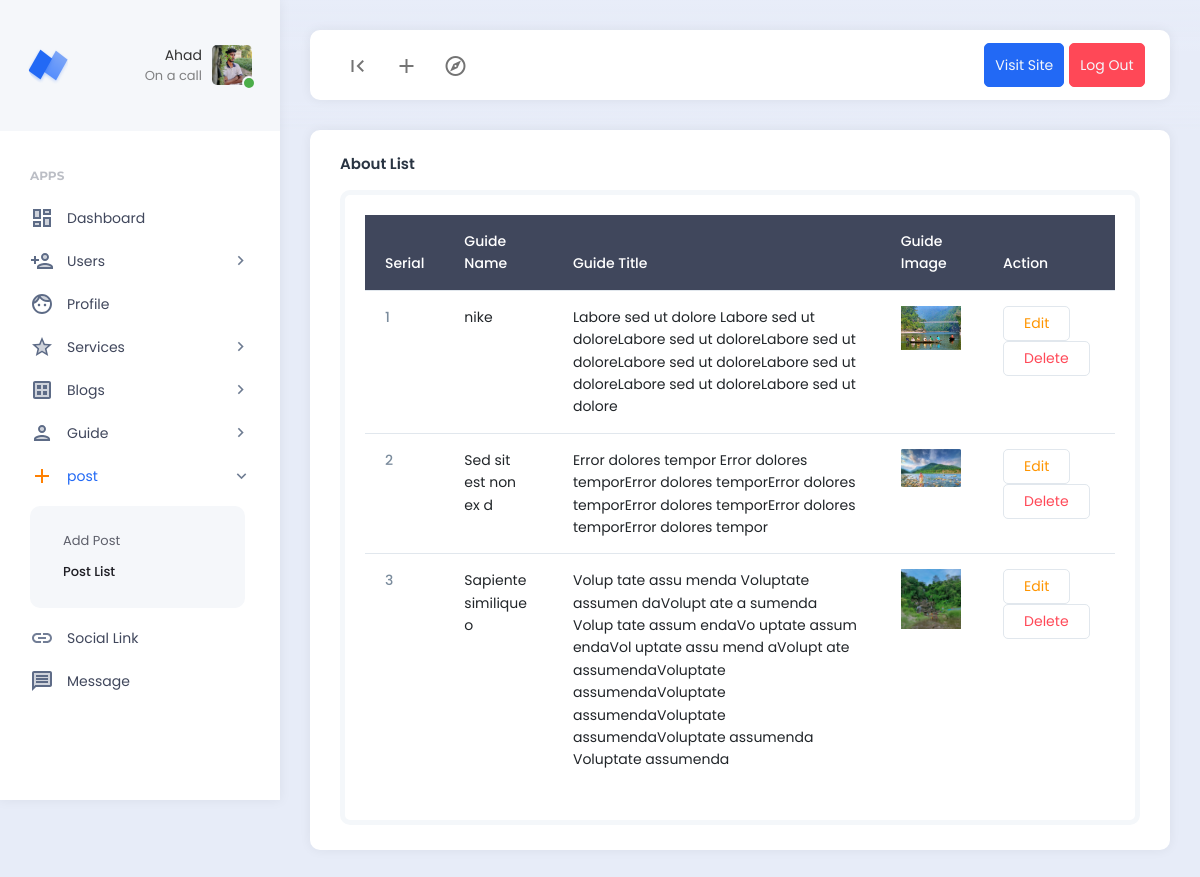
/dashboard/post_list.php (signed in), run on the app's committed database.
### tables this page shows
CREATE TABLE `posts` (
  `id` int NOT NULL,
  `post_title` varchar(50) NOT NULL,
  `post_description` varchar(500) NOT NULL,
  `post_thumbnil` varchar(50) NOT NULL
);

### dashboard/post_list.php (the view)
<?php
require_once('./includes/header.php');
?>
<div class="card">
    <div class="card-header">
        <h5 class="card-title">About List</h5>
    </div>
    <div class="card-body">
        <div class="example-container">
            <div class="example-content">
                <table class="table">
                    <thead class="table-dark">
                        <tr>
                            <th scope="col">Serial</th>
                            <th scope="col">Guide Name</th></th>
                            <th scope="col">Guide Title</th></th>
                            <th scope="col">Guide Image</th>
                            <th scope="col">Action</th>
                        </tr>
                    </thead>
                    <tbody>
                        <?php
                        $post_list_query = " SELECT * FROM posts ";
                        $post_list_query_db = mysqli_query($db_connect, $post_list_query);
                        $serial = 1;
                        foreach ($post_list_query_db as  $post) : ?>
                            <tr>
                                <th scope="row"><?= $serial++ ?></th>
                                <td><?= $post['post_title'] ?></td>
                                <td><?= $post['post_description'] ?></td>
                                <td><img width="60px" src="./upload/post_pic/<?= $post['post_thumbnil'] ?>" alt=""></td>
                                <td>
                                    <a href="./post_edit.php?id=<?=$post['id'] ?>" class="btn btn-outline-warning">Edit</a>
                                    <a href="./post_delete.php?id=<?=$post['id'] ?>" class="btn btn-outline-danger">Delete</a>
                                </td>
                            </tr>
                        <?php
                        endforeach;
                        ?>
                    </tbody>
                </table>
            </div>
        </div>
    </div>
</div>
<?php
require_once('./includes/footer.php');
?>

### dashboard/includes/header.php (shortened to what this page needs)
<?php
require_once('../db_connect.php');
$explode = explode('/', $_SERVER['PHP_SELF']);
$page_name = end($explode);
$pre_name = $_SESSION['auth_name'];
$admin_check_query = "SELECT * FROM `admins` WHERE name = '$pre_name' ";
$admin_db = mysqli_query($db_connect, $admin_check_query);
$admin = mysqli_fetch_assoc($admin_db);
$id = $_SESSION['auth_id'];
$demo_pic_query = "SELECT profile_pic FROM admins WHERE id=$id ";
$demo_pic_connect_db = mysqli_query($db_connect, $demo_pic_query);
$demo_pic_name = mysqli_fetch_assoc($demo_pic_connect_db)['profile_pic'];
?>
<!DOCTYPE html>
<html lang="en">
<head>
    <link href="./assets/plugins/bootstrap/css/bootstrap.min.css" rel="stylesheet">
    <link href="./assets/plugins/perfectscroll/perfect-scrollbar.css" rel="stylesheet">
    <link href="./assets/plugins/pace/pace.css" rel="stylesheet">
    <link href="./assets/css/main.min.css" rel="stylesheet">
    <link href="./assets/css/custom.css" rel="stylesheet">
</head>
<body>
    <div class="app align-content-stretch d-flex flex-wrap">
        <div class="app-sidebar">
            <div class="logo">
                <a href="index.html" class="logo-icon"><span class="logo-text">Neptune</span></a>
                <div class="sidebar-user-switcher user-activity-online">
                    <a href="#">
                        <img src="./upload/profile_pic/<?=$demo_pic_name?>" alt="">
                        <span class="activity-indicator"></span>
                        <span class="user-info-text"><?= $_SESSION['auth_name'] ?><br><span class="user-state-info">On a call</span></span>
                    </a>
                </div>
            </div>
            <div class="app-menu">
                <ul class="accordion-menu">
                    <li class="sidebar-title">
                        Apps
                    </li>
                    <li class="<?= ($page_name == 'home.php') ? 'active-page' : '' ?>">
                        <a href="./home.php" class="active"><i class="material-icons-two-tone">dashboard</i>Dashboard</a>
                    </li>
                    <li <?= ($admin['role'] == 'admin') ? '' : 'hidden' ?> class="<?= ($page_name == 'add_users.php'  ) ? 'active-page' : '' ?>">
                        <a href=""><i class="material-icons-two-tone">person_add</i>Users<i class="material-icons has-sub-menu">keyboard_arrow_right</i></a>
                    </li>
                    <li class="<?= ($page_name == 'profile.php' ) ? 'active-page' : '' ?>">
                        <a href="./profile.php" class="active"><i class="material-icons-two-tone">face</i>Profile</a>
                    </li>
                    <li class="<?= ($page_name == 'add_service.php' ) || ($page_name == 'service_list.php' ) ? 'active-page' : '' ?>">
                        <a href=""><i class="material-icons-two-tone">star</i>Services<i class="material-icons has-sub-menu">keyboard_arrow_right</i></a>
                    </li>
                    <li class="<?= ($page_name == 'add_blog.php' ) || ($page_name == 'blog_list.php' ) ? 'active-page' : '' ?>">
                        <a href=""><i class="material-icons-two-tone">dataset</i>Blogs<i class="material-icons has-sub-menu">keyboard_arrow_right</i></a>
                    </li>
                    <li class="<?= ($page_name == 'guide_add.php' ) || ($page_name == 'guide_list.php' )  ? 'active-page' : '' ?>">
                        <a href=""><i class="material-icons-two-tone">person</i>Guide<i class="material-icons has-sub-menu">keyboard_arrow_right</i></a>
                    </li>
                    <li class="<?= ($page_name == 'post_add.php' ) || ($page_name == 'post_list.php' ) ? 'active-page' : '' ?>">
                        <a href=""><i class="material-icons-two-tone">add</i>post<i class="material-icons has-sub-menu">keyboard_arrow_right</i></a>
                        <ul class="sub-menu">
                            <li>
                                <a class="<?= ($page_name == 'post_add.php') ? 'active' : '' ?>" href="./post_add.php">Add Post</a>
                            </li>
                            <li>
                                <a class="<?= ($page_name == 'post_list.php') ? 'active' : '' ?>" href="./post_list.php">Post List</a>
                            </li>
                        </ul>
                    </li>
                    <li class="<?= ($page_name == 'social.php') ? 'active-page' : '' ?>">
                        <a href="./social.php" class="active"><i class="material-icons-two-tone">link</i>Social Link</a>
                    </li>
                    <li class="<?= ($page_name == 'contact_list.php') ? 'active-page' : '' ?>">
                        <a href="./contact_list.php" class="active"><i class="material-icons-two-tone">message</i>Message</a>
                    </li>
                </ul>
            </div>
        </div>
        <div class="app-container">
            <div class="app-header">
                <nav class="navbar navbar-light navbar-expand-lg">
                    <div class="container-fluid">
                        <div class="navbar-nav" id="navbarNav">
                            <ul class="navbar-nav">
                                <li class="nav-item">
                                    <a class="nav-link hide-sidebar-toggle-button" href="#"><i class="material-icons">first_page</i></a>
                                </li>
                                <li class="nav-item dropdown hidden-on-mobile">
                                    <a class="nav-link dropdown-toggle" href="#" id="addDropdownLink" role="button" data-bs-toggle="dropdown" aria-expanded="false">
                                        <i class="material-icons">add</i>
                                    </a>
                                </li>
                                <li class="nav-item dropdown hidden-on-mobile">
                                    <a class="nav-link dropdown-toggle" href="#" id="exploreDropdownLink" role="button" data-bs-toggle="dropdown" aria-expanded="false">
                                        <i class="material-icons-outlined">explore</i>
                                    </a>
                                </li>
                            </ul>
                        </div>
                        <div class="d-flex">
                            <ul class="navbar-nav">
                                <li class="nav-item hidden-on-mobile">
                                    <a class="nav-link btn btn-primary text-light" target="_blank" href="../frontend/index.php">Visit Site</a>
                                </li>
                                <li class="nav-item hidden-on-mobile">
                                    <a class="nav-link btn btn-danger text-light" href="./auth/signin.php">Log Out</a>
                                </li>
                            </ul>
                        </div>
                    </div>
                </nav>
            </div>
            <div class="app-content">
                <div class="content-wrapper">

### data on the page
posts: post_title "nike", post_description "Labore sed ut dolore Labore sed ut doloreLabore sed ut doloreLabore sed ut doloreLabore sed ut doloreLabore sed ut doloreLabore sed ut doloreLabore sed ut dolore", post_thumbnil (picture)
posts: post_title "Sed sit est non ex d", post_description "Error dolores tempor Error dolores temporError dolores temporError dolores temporError dolores temporError dolores temporError dolores tempor", post_thumbnil (picture)
posts: post_title "Sapiente similique o", post_description "Volup tate assu menda Voluptate assumen daVolupt ate a sumenda Volup tate assum endaVo uptate assum endaVol uptate assu mend aVolupt ate assumendaVoluptate assumendaVoluptate assumendaVoluptate assumendaVoluptate assumenda Voluptate assumenda", post_thumbnil (picture)

### other printed values
$_SESSION['auth_name'] "Ahad"
